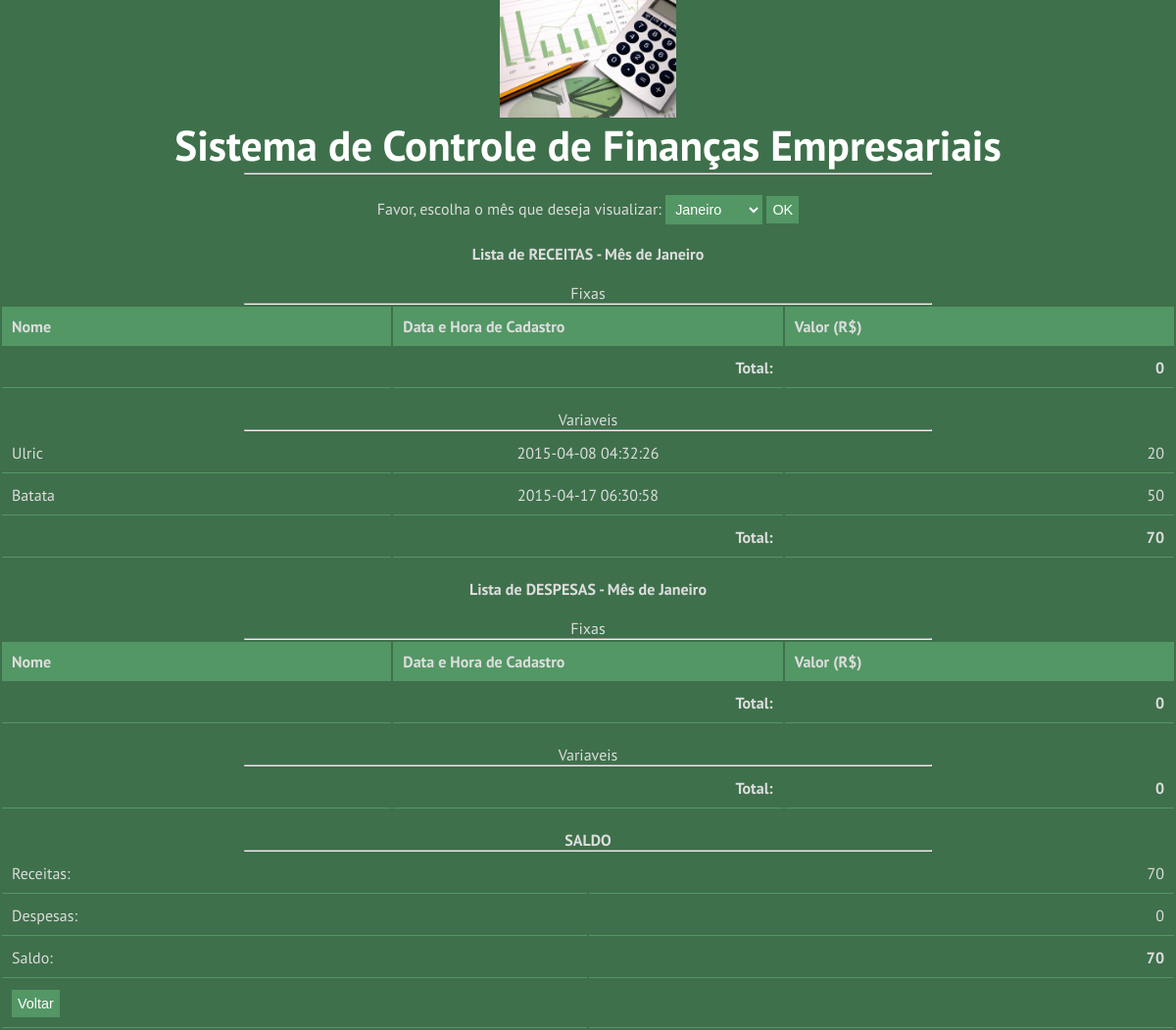
The page /saldosMensaisPlan.php?mes=1 (signed in) on the database its author committed.
### tables this page shows
CREATE TABLE IF NOT EXISTS `receitas` (
`id` int(11) NOT NULL,
  `nome` varchar(50) NOT NULL,
  `tipo` int(1) NOT NULL,
  `classe` int(1) NOT NULL,
  `mes_referencia` int(11) NOT NULL,
  `datahora` datetime NOT NULL,
  `valor` float NOT NULL,
  `usuario` int(11) NOT NULL,
  `descricao` text
);

### saldosMensaisPlan.php (the view, shortened to what this page needs)
<?php
	$id_usuario = $_SESSION["id_usuario"];
	$mes = $_GET['mes'];
	$meses = array ("Janeiro","Fevereiro","Março","Abril","Maio","Junho","Julho","Agosto","Setembro","Outubro","Novembro","Dezembro");
	$resRecVar = mysql_query("SELECT * FROM receitas WHERE classe=1 and mes_referencia=$mes and tipo=1 and usuario=$id_usuario");
	$recVarTotal = 0; $recFixTotal = 0; $desVarTotal = 0; $desFixTotal = 0;
?>
<html>
	<head>
		<link rel="stylesheet" href="styles.css">
	</head>
	<body>
		<form method="GET" name="fmes" action="saldosMensaisPlan.php">
			<center>
				<img src="coins.jpg" width="15%" />
				<h1>Sistema de Controle de Finanças Empresariais </h1>
				<hr width="700px" /><br />
				<p>Favor,  escolha o mês que deseja visualizar:
				<select name="mes">
					<option value="1" onclick="javascript:document.fmes.submit();">Janeiro</option>
				</select >
				<input type="submit" value="OK"><br>
				</p>
				<?php if (isset($mes)) { ?>
					<b>Lista de RECEITAS - Mês de <?php echo $meses[$mes -1]?></b><br> <br>
					Fixas
					<hr width="700px" / >
					<table width="700px" border="0px">
						<th>Nome</th>
						<th>Data e Hora de Cadastro</th>
						<th>Valor (R$)</th>
						<tr>
							<td width=33%></td><td align='right' width=33%><b>Total: </b></td><td align='right' width=33%><b><?php echo $recFixTotal?></b></td>
						</tr>
					</table ><br>
					Variaveis
					<hr width="700px" / >
					<table width="700px" border="0px">
						<?php
							while($linha = mysql_fetch_array($resRecVar , MYSQL_ASSOC)){
								echo "<tr>";
								echo "<td align='left' width=33%>" . $linha["nome"] . "</td>";
								echo "<td align='center' width=33%>" . $linha["datahora"] . "</td>";
								echo "<td align='right' width=33%>" . $linha["valor"] . "</td>";
								echo "</tr>";
								$recVarTotal = $recVarTotal + $linha["valor"];
							}
						?>
						<tr>
							<td width=33%></td><td align='right' width=33%><b>Total: </b></td><td align='right' width=33%><b><?php echo $recVarTotal?></b></td>
						</tr>
					</table ><br / >
					<b>Lista de DESPESAS - Mês de <?php echo $meses[$mes -1]?></b><br /><br / >
					Fixas
					<hr width="700px" / >
					<table width=700px border=0px>
						<th> Nome </th> <th> Data e Hora de Cadastro </th><th> Valor (R$)</th>
						<tr>
							<td width=33%></td><td align='right' width=33%><b>Total: </b></td><td align='right' width=33%><b><?php echo $desFixTotal?></b></td>
						</tr>
					</table > <br / >
					Variaveis
					<hr width="700px" / >
					<table width=700px border=0px>
						<tr>
							<td width=33%></td><td align='right' width=33%><b>Total: </b></td><td align='right' width=33%><b><?php echo $desVarTotal?></b></td>
						</tr>
					</table > <br / >
					<b>SALDO </b>
					<hr width="700px" / >
					<table width=700px border=0px>
						<tr>
							<td width="50%">Receitas: </td>
							<td align="right" width="50%"><?php echo ($recFixTotal+$recVarTotal); ?> </td>
						</tr>
						<tr>
							<td width="50%">Despesas: </td>
							<td align="right" width="50%"><?php echo ($desFixTotal+$desVarTotal); ?> </td>
						</tr>
						<tr>
							<td width="50%">Saldo: </td>
							<td align="right" width="50%"><b><?php echo ($recFixTotal+$recVarTotal)-($desFixTotal+$desVarTotal); ?></b></td>
						</tr>
						<tr>
							<td><input type="button" onClick="location.href='principal.php'" value='Voltar'></td>
							<td></td>
						</tr>
					</table >
				<?php } ?>
			</center >
		</form>
	</body>
</html>

### styles.css (style rules this page uses)
body { background: #3E704B; margin:0; padding:0; font-family: 'PT Sans', 'sans-serif'; font-size: 1.0em; color: #ddd; font-weight: 200; }
* { margin:0; padding:0; }
table { width: 100%; text-align: left; }
th, td { padding: 10px 10px; }
th { background: #539765; }
td { border-bottom: 1px solid #539765; }
p { line-height: 1.9em; margin-bottom: 20px; }
form input, form select, form textarea { padding: 5px; color: #fff; border: 1px solid #539765; background-color:#539765; font-family: Arial, Helvetica, sans-serif; font-size: 0.9em; }
h1 { color: #fff; font-size: 2.7em; }
img { max-width: 100%; height: auto; }

### rows shown on the page
receitas: nome "Ulric", datahora "2015-04-08 04:32:26", valor "20"
receitas: nome "Batata", datahora "2015-04-17 06:30:58", valor "50"

### other values the page prints
$meses[$mes -1] "Janeiro"
$recFixTotal "0"
$recVarTotal "70"
$desFixTotal "0"
$desVarTotal "0"
$recFixTotal+$recVarTotal "70"
$desFixTotal+$desVarTotal "0"
